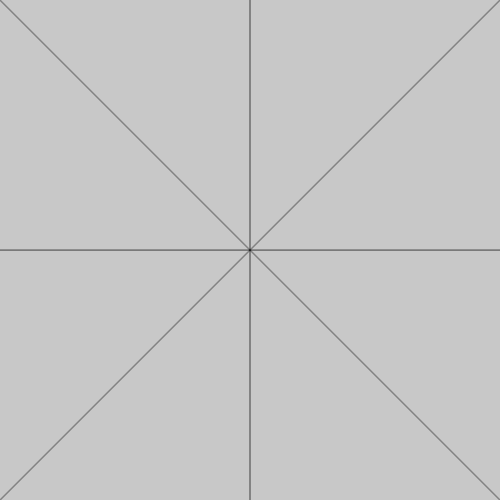
Frame 1 (no input)
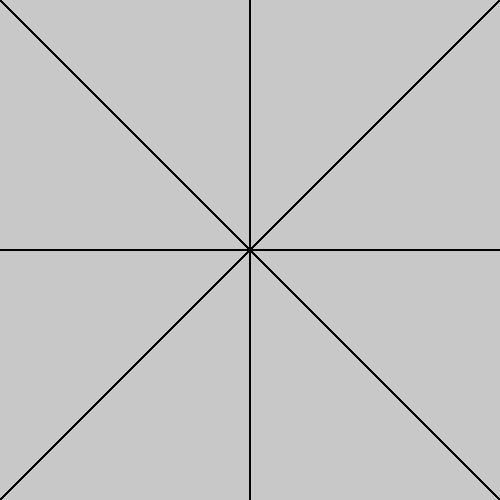
Frame 60 (no input)
Frame 120 (the mouse pressed at the canvas centre since frame 60): identical to frame 60, image omitted

The p5.js sketch that drew these frames (run headless with seeded random() and noise() and a simulated clock; from frame 60 on, the mouse is pressed at the canvas centre):

// p5.js sketch
// ── sketch.js
function setup() {
	createCanvas(500, 500);
	background(200);
}

function drawLine(x1, y1, x2, y2) {
	let dx = x2 - x1;
	let dy = y2 - y1;
	let steps = Math.max(Math.abs(dx), Math.abs(dy));
	let xIncrement = dx / steps;
	let yIncrement = dy / steps;
	let x = x1;
	let y = y1;
  
	for (let i = 0; i <= steps; i++) {
	  point(x, y);
	  x += xIncrement;
	  y += yIncrement;
	}
  }
  

function draw() {
	drawLine(0, 250, 500, 250);
	drawLine(250, 0, 250, 500);
	drawLine(0, 0, 500, 500);
	drawLine(0, 500, 500, 0);
}
